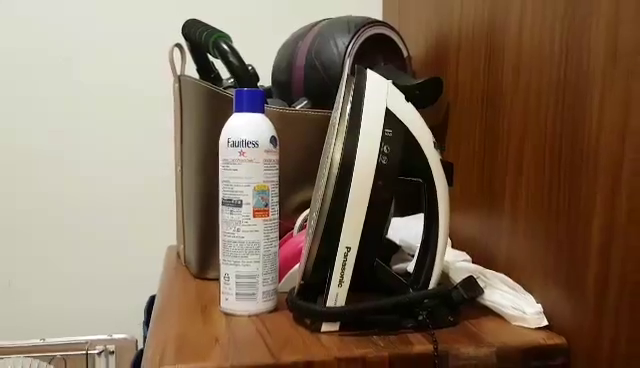
#> input picture frame 11 of video/iron2.mp4, 640 x 368 px, given in place of room_prime.mp4, which was not available
$ python clone_people.py
#> lines starting #> are read from the running program, lines starting #| are printed output that depends on the picture; pictures that were not available may be replaced by others from this repository, and a replacement may not be noted
# https://zhuanlan.zhihu.com/p/69752670
import cv2
import numpy as np
import matplotlib.pyplot as plt
from match_util import *
from KLT import *

def merge_frame(num_frame, source_path, background_path):
#> called with num_frame = 50, source_path = '../video/room_prime.mp4', background_path = '../video/room.mp4'
    feature_params = dict(maxCorners=200, qualityLevel=0.05, minDistance=15 , blockSize=5)
    lk_params = dict(winSize=(24, 24), maxLevel=3, criteria=(cv2.TERM_CRITERIA_EPS | cv2.TERM_CRITERIA_COUNT, 30, 0.01), minEigThreshold=1e-3)
    mask_frame = np.empty((num_frame,) ,dtype=np.ndarray)
    first_frame_warp = np.empty((num_frame,) ,dtype=np.ndarray)

    source = cv2.VideoCapture(source_path)
    background = cv2.VideoCapture(background_path)

    # light flow tracking
    for i in range(num_frame):
        prime_ret, prime_frame = source.read()
        second_ret, second_frame = background.read()
        if prime_ret is False or second_ret is False:
            break

        # get features in prime video
        prime_frame_gray = cv2.cvtColor(prime_frame, cv2.COLOR_BGR2GRAY)
        # pts_prime = getFeatures(prime_frame_gray, use_shi=False)

        # calculate optical flow by KLT
        # pts_second = estimateAllTranslation(pts_prime, prime_frame, second_frame)
        p0 = cv2.goodFeaturesToTrack(prime_frame_gray, mask=None, **feature_params)
        p1, st, err = cv2.calcOpticalFlowPyrLK(prime_frame_gray, cv2.cvtColor(second_frame, cv2.COLOR_BGR2GRAY), p0, None, **lk_params)
        # choose the match keypoints
        pts_second = p1[st == 1]
        pts_prime = p0[st == 1]

        # Warp prime frame to the second frame
        H, mask = cv2.findHomography(pts_second, pts_prime, cv2.RANSAC, 5.0) # src, dst
        size = (second_frame.shape[1], second_frame.shape[0])

        first_frame_warp[i] = cv2.warpPerspective(prime_frame, H, size)

        diff_frame = abs(np.sum(first_frame_warp[i].astype(int) - second_frame.astype(int), axis=2))
        diff_frame[diff_frame<100] = 0
        diff_frame[diff_frame>=100] = 1

        mask_frame[i] = np.dstack([diff_frame]*3)

        cv2.imshow('diff_frame', np.uint8(diff_frame*255))
        cv2.imshow('diff_frame 2', np.uint8(first_frame_warp[i] * mask_frame[i]))
        cv2.waitKey(10)
#> this loop made 31 passes
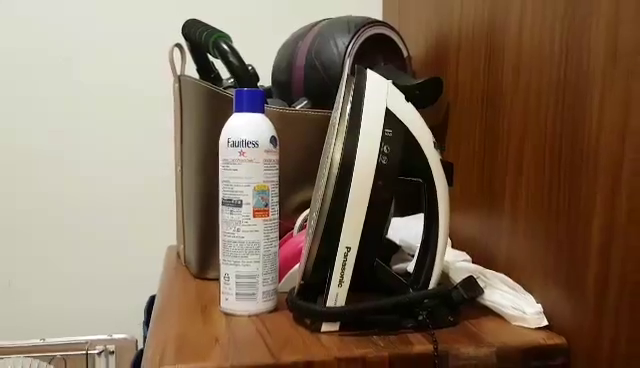
#> input picture frame 11 of video/iron2.mp4, 640 x 368 px, given in place of room_prime.mp4, which was not available
#> pass 1, in merge_frame, `prime_frame_gray = cv2.cvtColor(prime_frame, cv2.COLOR_BGR2GRAY)`:
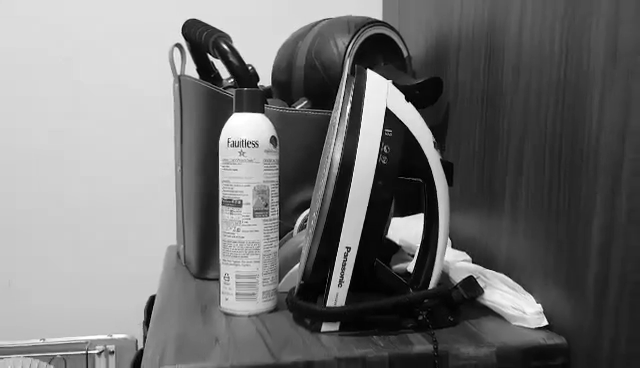
#> prime_frame_gray: shape (368, 640); min 0, max 255, mean 114.3
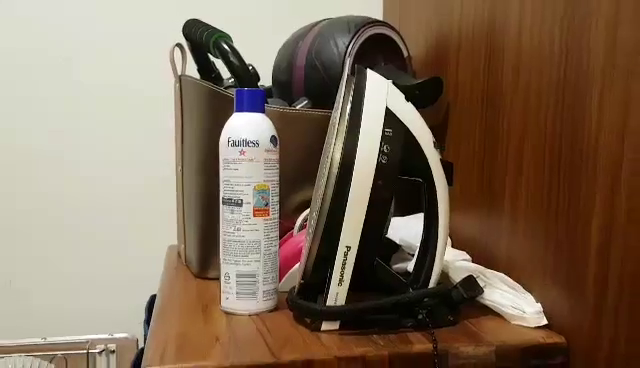
#> input picture frame 12 of video/iron2.mp4, 640 x 368 px, given in place of room_prime.mp4, which was not available
#> after the loop:
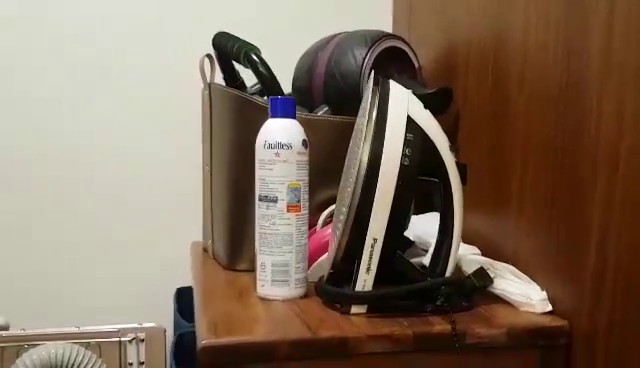
#> prime_frame: shape (368, 640, 3); mean B, G, R 94.2, 111.8, 131.1
#> after the loop:
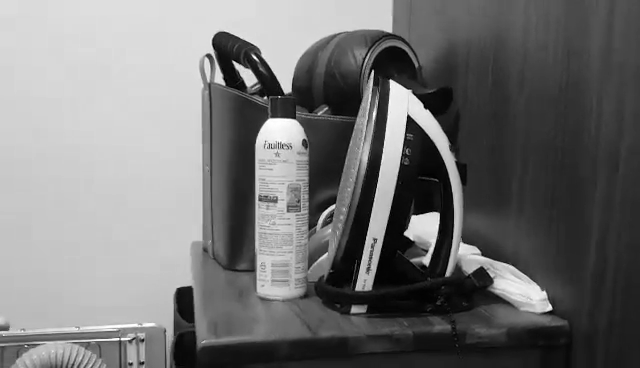
#> prime_frame_gray: shape (368, 640); min 0, max 255, mean 115.5

    cv2.destroyAllWindows()
    background.release()
    source.release()

    return mask_frame, first_frame_warp


if __name__ == '__main__':
    num_frame = 50
    background_path = "../video/room.mp4"
    prime_path = "../video/room_prime.mp4"
    second_path = "../video/room_second.mp4"

    first_mask, first_warp = merge_frame(num_frame, prime_path, background_path)
    print("Finish first clip!")
    # second_mask, second_warp = merge_frame(num_frame, second_path, background_path)
    # print("Finish second clip!")

    # out = cv2.VideoWriter('../output/kit.avi',0,cv2.VideoWriter_fourcc('M','J','P','G'),20.0,( int(background.get(3)), int(background.get(4))))
    background = cv2.VideoCapture(background_path)
    prime = cv2.VideoCapture(prime_path)
    second = cv2.VideoCapture(second_path)

    for i in range(num_frame):
        prime_ret, prime_frame = prime.read()
        second_ret, second_frame = second.read()
        background_ret, background_frame = background.read()

        result_frame = first_warp[i].copy()

        first_mask_frame = np.uint8(background_frame * first_mask[i])
        # second_mask_frame = np.uint8(second_frame * second_mask[i])

        result_frame[first_mask[i]>0] = 0
        result_frame = np.uint8(first_mask_frame + result_frame)

        # first_mask[i] = first_mask[i] * 255

        prime_concate_frame = np.concatenate((prime_frame, background_frame), axis=0)
        result_concate_frame = np.concatenate((result_frame, first_mask[i]*255), axis=0)

        cv2.imshow('prime & second frame', np.uint8(prime_concate_frame))
        cv2.imshow('result frame', np.uint8(result_concate_frame))
        cv2.waitKey(100)

        # out.write(result_frame)

    background.release()
    prime.release()
    second.release()

    # out.release()

$ run again, starting later in the video
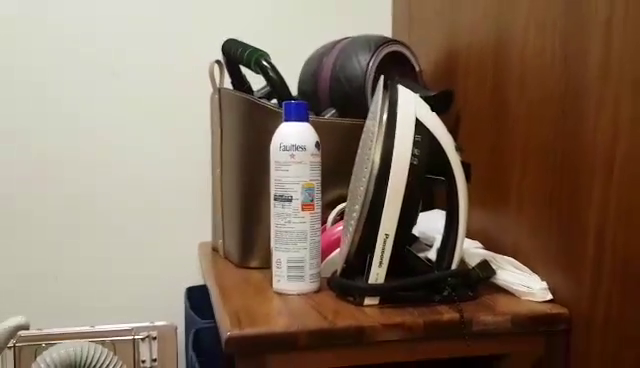
#> input picture frame 49 of video/iron2.mp4, 640 x 368 px, given in place of room_prime.mp4, which was not available
#> the loop in merge_frame, `for i in range(num_frame):` made 31 passes
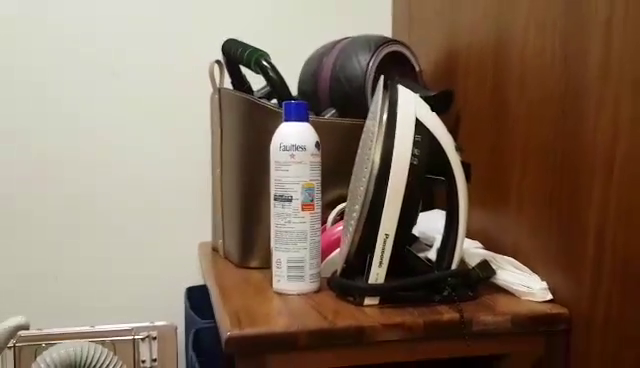
#> input picture frame 49 of video/iron2.mp4, 640 x 368 px, given in place of room_prime.mp4, which was not available
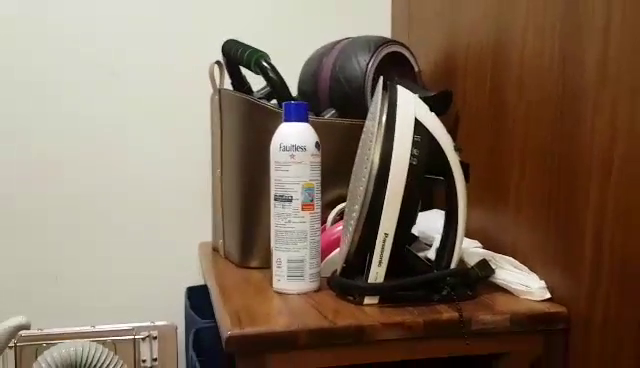
#> input picture frame 50 of video/iron2.mp4, 640 x 368 px, given in place of room_prime.mp4, which was not available
#> after the loop in merge_frame, `for i in range(num_frame):`:
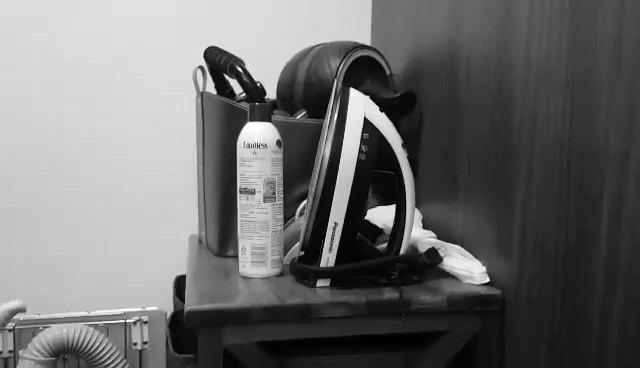
#> prime_frame_gray: shape (368, 640); min 0, max 255, mean 109.2
